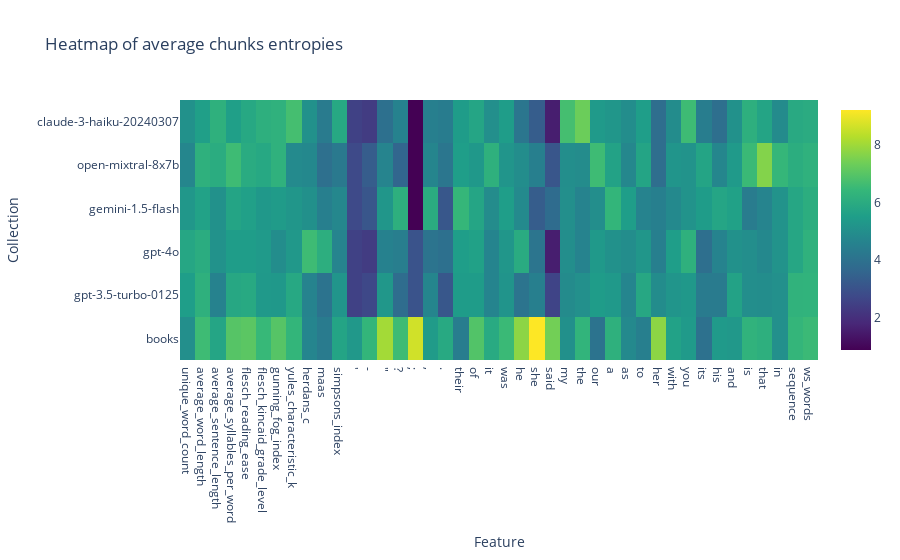

This figure's notebook cell:
### Code cell
entropy_analysis_visualization = WritingStyleEntropyAnalysisVisualization(
    entropy_analysis_results=entropy_analysis_results,
    preprocessing_results=preprocessing_results,
    feature_extractor=feature_extractor
)
entropy_analysis_visualization.visualize()

### Figure 1 — Plotly figure (JSON) as saved in the notebook; plotly's stock layout.template omitted (floating-point values rounded to 4 significant figures; data arrays with more than 128 entries replaced by an {"elided": "..."} marker saying what was removed)
{"data": [{"colorscale": [[0, "#440154"], [0.1111, "#482878"], [0.2222, "#3e4989"], [0.3333, "#31688e"], [0.4444, "#26828e"], [0.5556, "#1f9e89"], [0.6667, "#35b779"], [0.7778, "#6ece58"], [0.8889, "#b5de2b"], [1, "#fde725"]], "type": "heatmap", "x": ["unique_word_count", "average_word_length", "average_sentence_length", "average_syllables_per_word", "flesch_reading_ease", "flesch_kincaid_grade_level", "gunning_fog_index", "yules_characteristic_k", "herdans_c", "maas", "simpsons_index", "'", "-", "\"", "?", ";", ",", ".", "their", "of", "it", "was", "he", "she", "said", "my", "the", "our", "a", "as", "to", "her", "with", "you", "its", "his", "and", "is", "that", "in", "sequence", "ws_words"], "y": ["books", "gpt-3.5-turbo-0125", "gpt-4o", "gemini-1.5-flash", "open-mixtral-8x7b", "claude-3-haiku-20240307"], "z": {"elided": "6x42 float values"}}], "layout": {"title": {"text": "Heatmap of average chunks entropies"}, "xaxis": {"title": {"text": "Feature"}}, "yaxis": {"title": {"text": "Collection"}}}}
